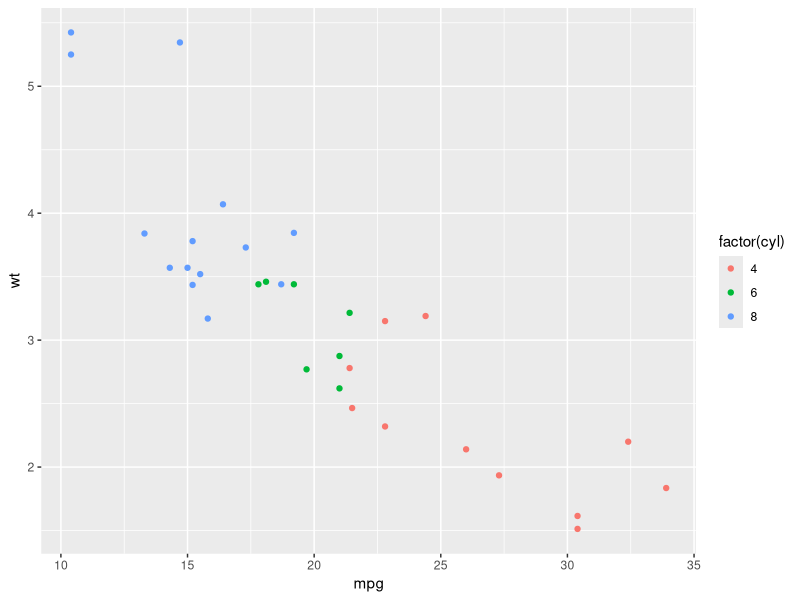
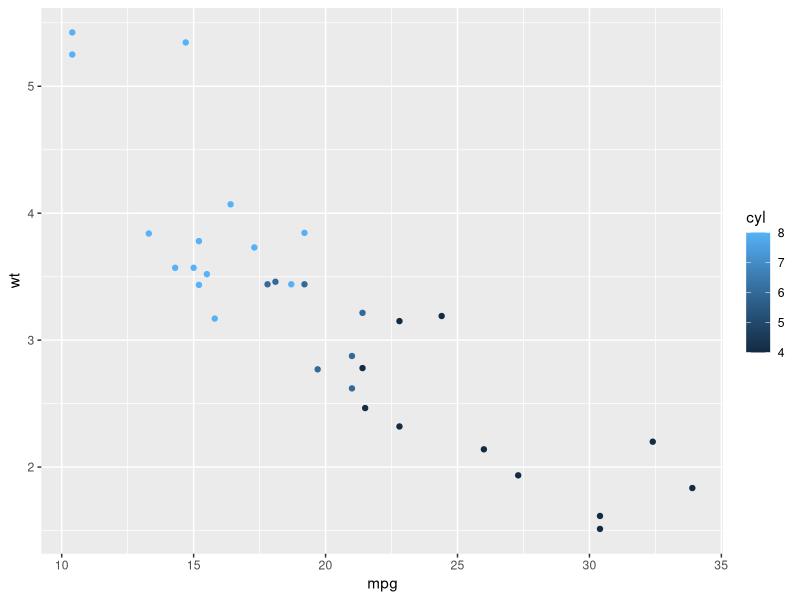

These charts were generated, in order, by the following R code:
library(ggplot2)

ggplot(mtcars, aes(mpg, wt)) + geom_point(aes(colour = factor(cyl)));
ggplot(mtcars, aes(mpg, wt)) + geom_point(aes(colour =        cyl ));

